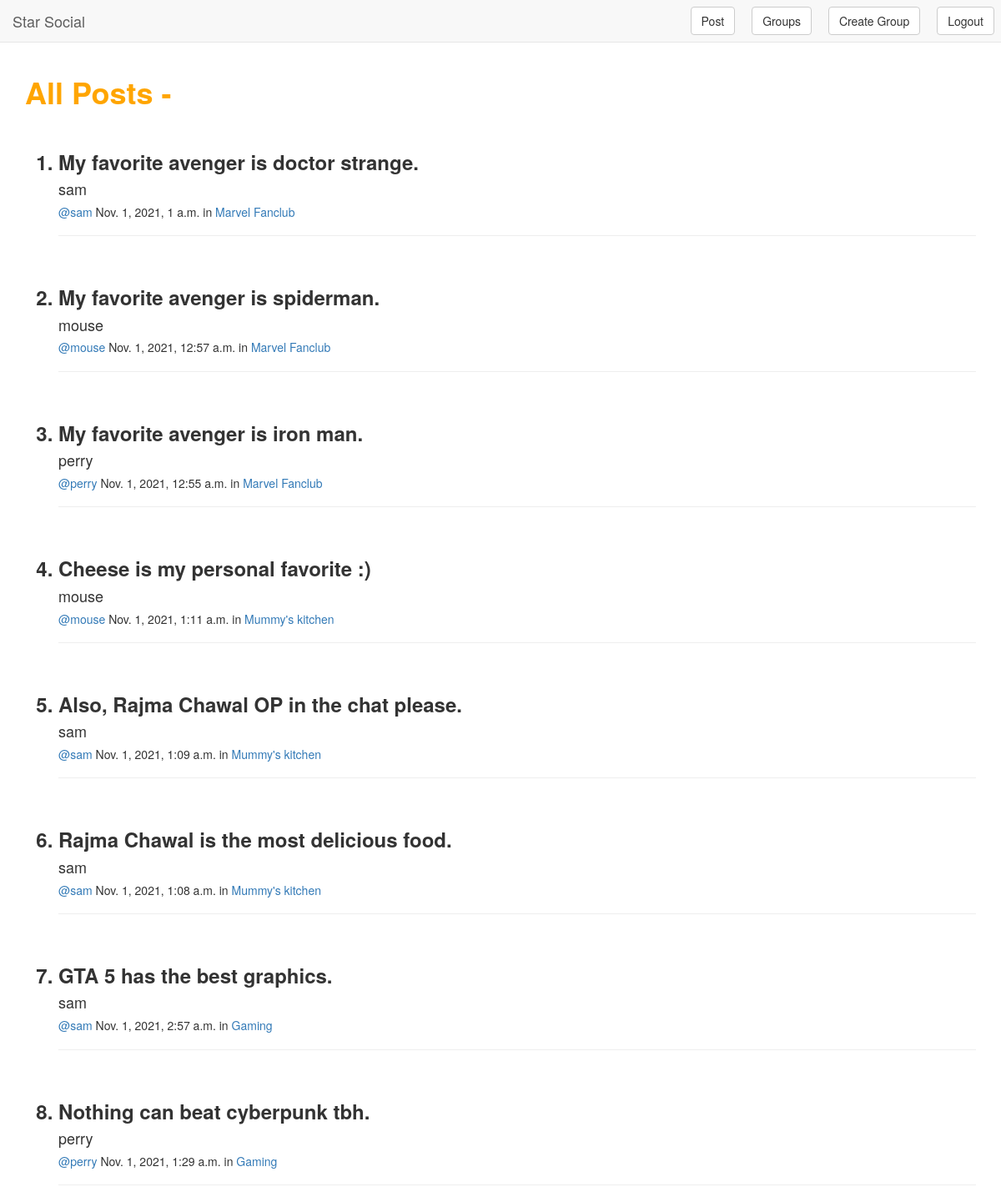
The app's page /basic_app/allposts/ (signed in) with its own data.
### basic_app/models.py (models this page shows, shortened)
class MyPost(models.Model):
    mssg = models.CharField(max_length=512)
    group = models.ForeignKey(MyGroup,related_name='posts',on_delete=models.CASCADE)
    curr_user = models.CharField(max_length=256)
    published_date = models.DateTimeField(default=timezone.now,blank=True)
    created_by = models.CharField(max_length=100,default=",")
    class Meta:
        ordering = ('-published_date',)

class MyGroup(models.Model):
    name = models.CharField(max_length = 100)
    description = models.CharField(max_length=256)
    member_count = models.PositiveIntegerField(default=0)
    post_count = models.PositiveIntegerField(default=0)
    join_click = models.BooleanField(default=False)
    add_string = models.CharField(max_length=1024,default=".")
    remove_string = models.CharField(max_length=1024,default=".")

### basic_app/views.py (the view)
class AllPostsView(LoginRequiredMixin,ListView):
    login_url = '/basic_app/login/'
    redirect_field_name = 'login'
    context_object_name = 'groups'
    model = models.MyGroup
    template_name = 'basic_app/allposts_general.html'

### basic_app/templates/basic_app/allposts_general.html
{% extends 'basic_app/basic_app_baselogin.html' %}
{% block new_block %}
<h1 style="font-weight: 600; color: orange;">All Posts -</h1>
<ol>
{% for group_detail in groups %}
    {% if group_detail.posts.all.first is not None %}
        {% for post in group_detail.posts.all %}
            <br>
            <h3 style="font-weight: 600;"><li>{{post.mssg}}</li></h3>
            <h4>{{post.created_by}}</h4>
            <h5><a href="{% url 'basic_app:curruserpost' pk=post.pk %}">@{{post.created_by}}</a> {{post.published_date}} in <a href="{% url 'basic_app:join' pk=group_detail.pk %}">{{group_detail.name}}</a></h5>
            <hr>
        {% endfor %}
    {% else %}
        <br>
        <h2>No posts in <a href="{% url 'basic_app:join' pk=group_detail.pk %}">{{group_detail.name}}!</a></h2>
        <br>
        <hr>
    {% endif %}
{%endfor%}
</ol>
{% endblock %}

### basic_app/templates/basic_app/basic_app_baselogin.html (shortened to what this page needs)
<!DOCTYPE html>
<html lang="en">
<head>
    <link rel="stylesheet" href="https://maxcdn.bootstrapcdn.com/bootstrap/3.3.7/css/bootstrap.min.css">
</head>
<body>
    <nav class="navbar navbar-default navbar-static-top text-right">
        <a class="navbar-brand" href="{% url 'basic_app:user' %}">Star Social</a>
      <a href="{% url 'basic_app:newpost' %}"><button type="button" class="btn btn-default navbar-btn" style="margin: 8px 8px;">Post</button></a>
      <a href="{% url 'basic_app:groups' %}"><button type="button" class="btn btn-default navbar-btn" style="margin: 8px 8px;">Groups</button></a>
      <a href="{% url 'basic_app:newgroup' %}"><button type="button" class="btn btn-default navbar-btn" style="margin: 8px 8px;">Create Group</button></a>
      <a href="{% url 'basic_app:logout' %}"><button type="button" class="btn btn-default navbar-btn" style="margin: 8px 8px;">Logout</button></a>
    </nav>
    <div class="container">
        {% block new_block %}
        {% endblock %}
    </div>
</body>
</html>

### records on screen
MyGroup: name "Marvel Fanclub"
MyPost: mssg "My favorite avenger is doctor strange.", created_by "sam", published_date "Nov. 1, 2021, 1 a.m."
MyPost: mssg "My favorite avenger is spiderman.", created_by "mouse", published_date "Nov. 1, 2021, 12:57 a.m."
MyPost: mssg "My favorite avenger is iron man.", created_by "perry", published_date "Nov. 1, 2021, 12:55 a.m."
MyGroup: name "Mummy's kitchen"
MyPost: mssg "Cheese is my personal favorite :)", created_by "mouse", published_date "Nov. 1, 2021, 1:11 a.m."
MyPost: mssg "Also, Rajma Chawal OP in the chat please.", created_by "sam", published_date "Nov. 1, 2021, 1:09 a.m."
MyPost: mssg "Rajma Chawal is the most delicious food.", created_by "sam", published_date "Nov. 1, 2021, 1:08 a.m."
MyGroup: name "Gaming"
MyPost: mssg "GTA 5 has the best graphics.", created_by "sam", published_date "Nov. 1, 2021, 2:57 a.m."
MyPost: mssg "Nothing can beat cyberpunk tbh.", created_by "perry", published_date "Nov. 1, 2021, 1:29 a.m."
